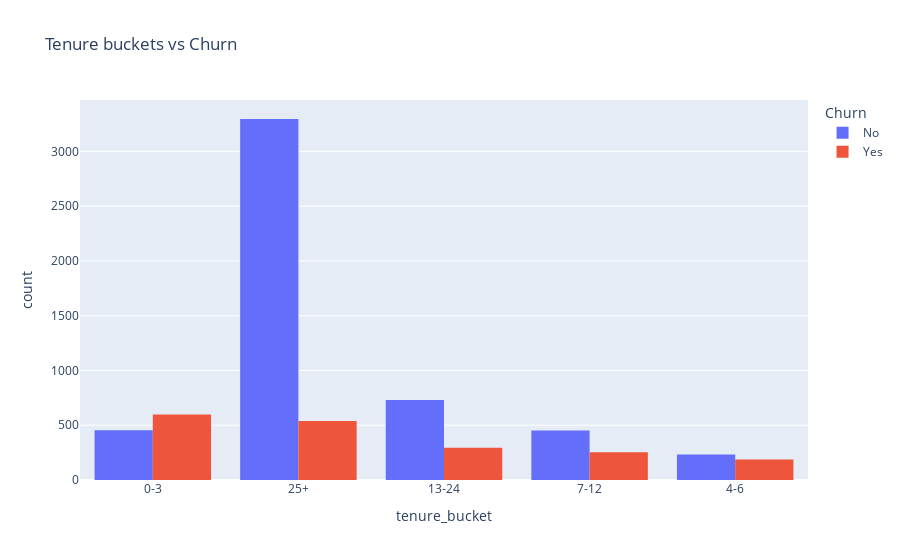

Here is the notebook cell this chart was saved with:
### Code cell
fig = px.histogram(
    df,
    x="tenure_bucket",
    color="Churn",
    barmode="group",
    title="Tenure buckets vs Churn"
)
fig.show()

### Figure 1 — Plotly figure (JSON) as saved in the notebook; plotly's stock layout.template omitted (floating-point values rounded to 4 significant figures; data arrays with more than 128 entries replaced by an {"elided": "..."} marker saying what was removed)
{"data": [{"alignmentgroup": "True", "bingroup": "x", "hovertemplate": "Churn=No<br>tenure_bucket=%{x}<br>count=%{y}<extra></extra>", "legendgroup": "No", "marker": {"color": "#636efa", "pattern": {"shape": ""}}, "name": "No", "offsetgroup": "No", "orientation": "v", "showlegend": true, "type": "histogram", "x": {"elided": "5174 str values"}, "xaxis": "x", "yaxis": "y"}, {"alignmentgroup": "True", "bingroup": "x", "hovertemplate": "Churn=Yes<br>tenure_bucket=%{x}<br>count=%{y}<extra></extra>", "legendgroup": "Yes", "marker": {"color": "#EF553B", "pattern": {"shape": ""}}, "name": "Yes", "offsetgroup": "Yes", "orientation": "v", "showlegend": true, "type": "histogram", "x": {"elided": "1869 str values"}, "xaxis": "x", "yaxis": "y"}], "layout": {"barmode": "group", "legend": {"title": {"text": "Churn"}, "tracegroupgap": 0}, "title": {"text": "Tenure buckets vs Churn"}, "xaxis": {"anchor": "y", "domain": [0, 1], "title": {"text": "tenure_bucket"}}, "yaxis": {"anchor": "x", "domain": [0, 1], "title": {"text": "count"}}}}
